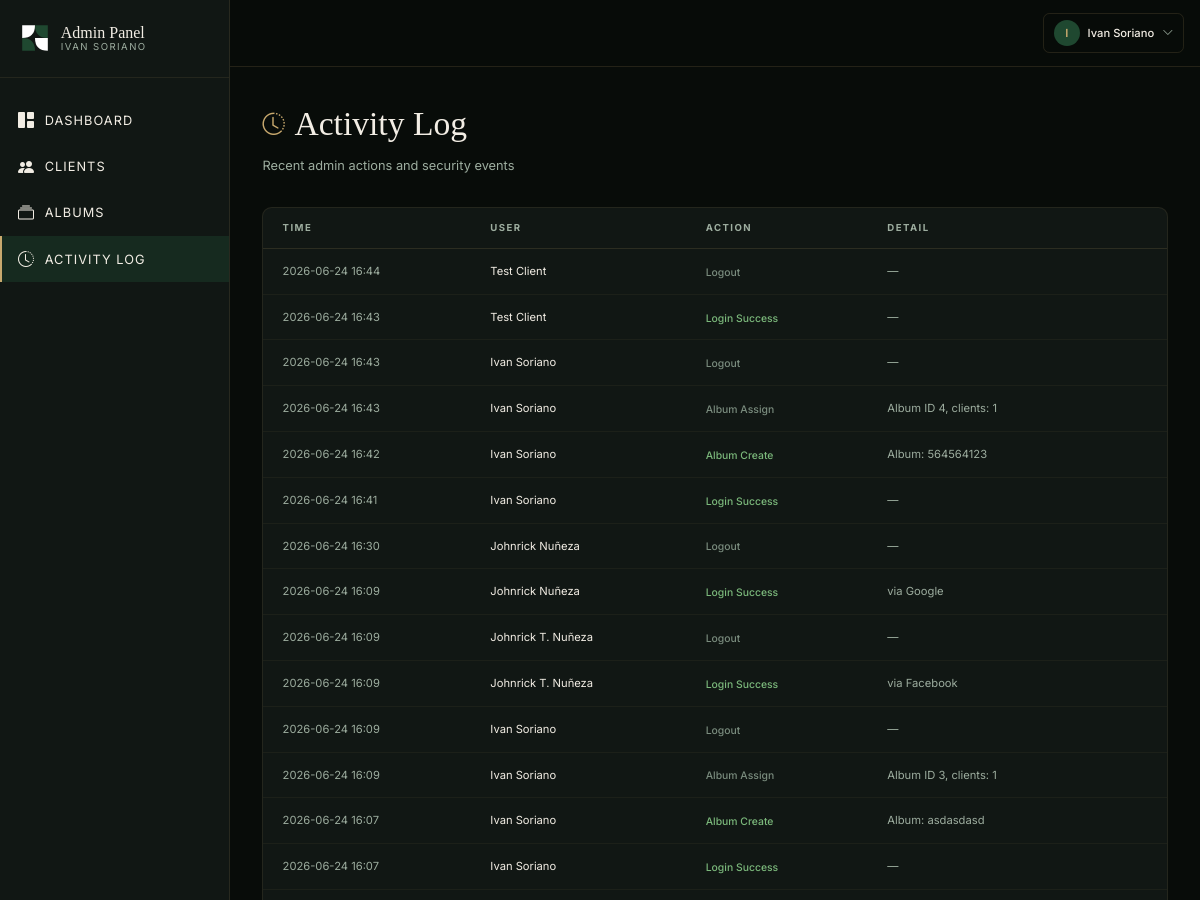
Before: /admin/logs (signed in, upper part) with the older database file.
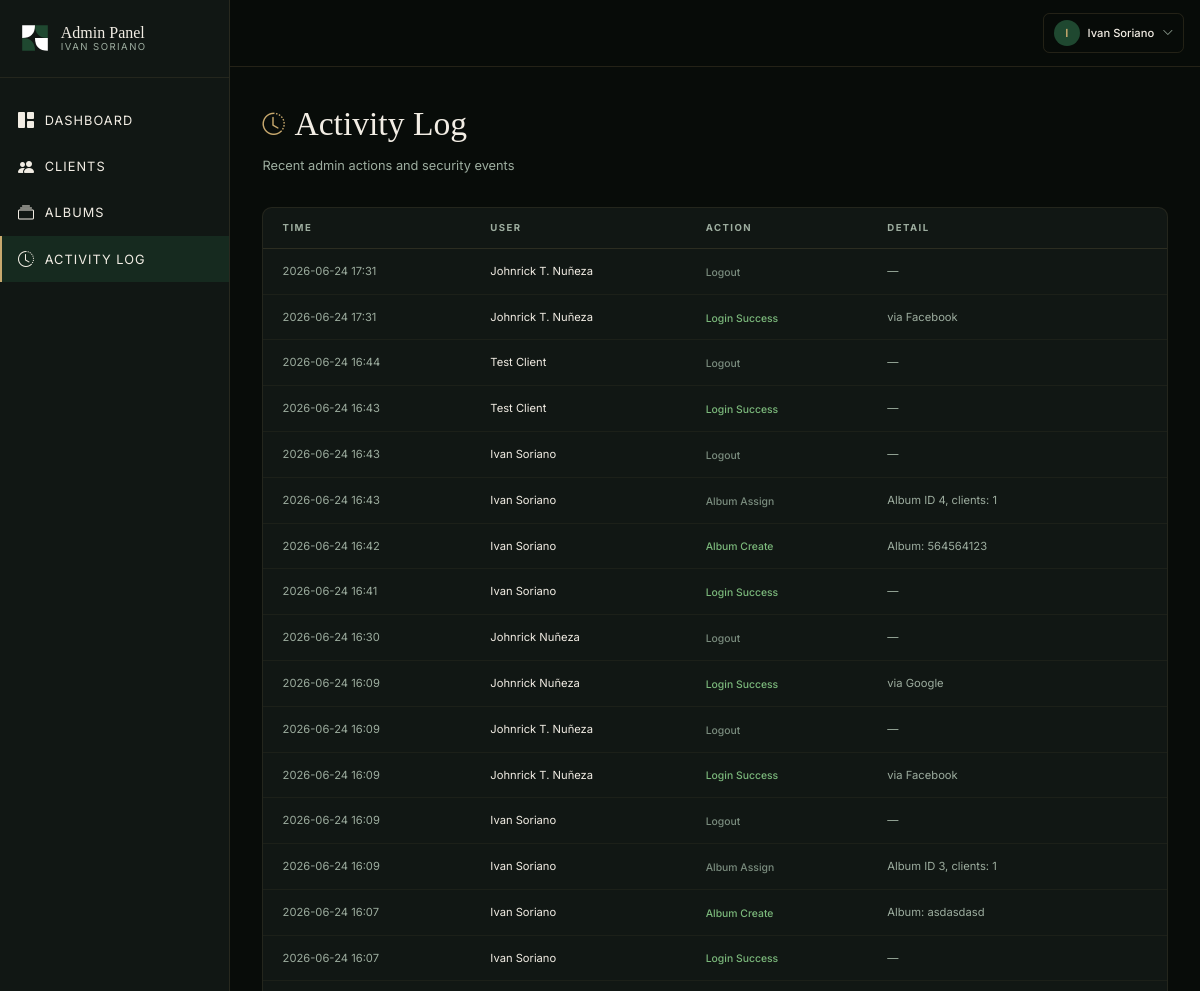
After: the same page with the newer database file.
### models.py (models this page shows, shortened)
class User(UserMixin, db.Model):
    __tablename__ = "users"
    id = db.Column(db.Integer, primary_key=True)
    email = db.Column(db.String(120), unique=True, nullable=False)
    password_hash = db.Column(db.String(256), nullable=True)
    role = db.Column(db.String(20), nullable=False, default="client")  # 'admin' or 'client'
    name = db.Column(db.String(100), nullable=False, default="")
    created_at = db.Column(db.DateTime, default=datetime.utcnow)
    failed_login_count = db.Column(db.Integer, default=0)
    locked_until = db.Column(db.DateTime, nullable=True)
    oauth_provider = db.Column(db.String(20), nullable=True)  # 'facebook', 'google', or None
    assignments = db.relationship("PhotoAssignment", backref="client", foreign_keys="PhotoAssignment.client_id", cascade="all, delete-orphan")
    @property
    def is_admin(self):
        return self.role == "admin"

class AdminLog(db.Model):
    __tablename__ = "admin_logs"
    id = db.Column(db.Integer, primary_key=True)
    user_id = db.Column(db.Integer, db.ForeignKey("users.id"), nullable=True)
    action = db.Column(db.String(100), nullable=False)
    detail = db.Column(db.Text, nullable=True)
    created_at = db.Column(db.DateTime, default=datetime.utcnow)
    user = db.relationship("User", foreign_keys=[user_id])

### admin.py (the view)
@admin_bp.route("/logs")
@admin_required
def logs():
    page = request.args.get("page", 1, type=int)
    per_page = 50
    pagination = AdminLog.query.order_by(AdminLog.created_at.desc()).paginate(
        page=page, per_page=per_page, error_out=False
    )
    return render_template("admin/logs.html", logs=pagination.items, pagination=pagination)

### admin.py (called while the page is built)
def admin_required(f):
    @wraps(f)
    @login_required
    def decorated(*args, **kwargs):
        if not current_user.is_admin:
            return redirect(url_for("client.gallery"))
        return f(*args, **kwargs)
    return decorated

### app.py (called while the page is built)
@login_manager.user_loader
def load_user(user_id):
    return User.query.get(int(user_id))

### templates/admin/logs.html (shortened to what this page needs)
{% extends "admin/base.html" %}
{% block content %}
<div class="admin-animate">
  <div class="mb-10">
    <div class="flex items-center gap-3 mb-2">
      <i class="bi bi-clock-history" style="font-size: 28px; color: var(--isp-gold);"></i>
      <h1 style="font-family: var(--font-display); color: var(--isp-cream); font-size: 42px; font-weight: 300;">Activity Log</h1>
    </div>
    <p style="color: var(--isp-text-muted); font-size: 16px;">Recent admin actions and security events</p>
  </div>
  <div class="rounded-xl overflow-hidden" style="background-color: var(--isp-bg-card); border: 1px solid rgba(200,169,110,0.1);">
    <table class="w-full">
      <thead>
        <tr style="border-bottom: 1px solid rgba(200,169,110,0.15);">
          <th class="text-left px-6 py-4 uppercase" style="font-size: 12px; letter-spacing: 0.15em; color: var(--isp-text-muted);">Time</th>
          <th class="text-left px-6 py-4 uppercase" style="font-size: 12px; letter-spacing: 0.15em; color: var(--isp-text-muted);">User</th>
          <th class="text-left px-6 py-4 uppercase" style="font-size: 12px; letter-spacing: 0.15em; color: var(--isp-text-muted);">Action</th>
          <th class="text-left px-6 py-4 uppercase" style="font-size: 12px; letter-spacing: 0.15em; color: var(--isp-text-muted);">Detail</th>
        </tr>
      </thead>
      <tbody>
        {% for log in logs %}
        <tr style="border-bottom: 1px solid rgba(200,169,110,0.06);">
          <td class="px-6 py-4" style="color: var(--isp-text-muted); font-size: 14px; white-space: nowrap;">
            {{ log.created_at.strftime('%Y-%m-%d %H:%M') }}
          </td>
          <td class="px-6 py-4" style="color: var(--isp-cream); font-size: 14px;">
            {{ log.user.name if log.user else 'System' }}
          </td>
          <td class="px-6 py-4">
            <span style="font-size: 13px; font-weight: 500; color: {{ action_colors.get(log.action, '#C8A96E') }};">
              {{ log.action.replace('_', ' ').title() }}
            </span>
          </td>
          <td class="px-6 py-4" style="color: var(--isp-text-muted); font-size: 14px;">
            {{ log.detail or '—' }}
          </td>
        </tr>
        {% else %}
        <tr>
          <td colspan="4" class="px-6 py-12 text-center" style="color: var(--isp-text-muted); font-size: 15px;">
            No activity logged yet.
          </td>
        </tr>
        {% endfor %}
      </tbody>
    </table>
  </div>
</div>
{% endblock %}

### templates/admin/base.html (shortened to what this page needs)
<!DOCTYPE html>
<html lang="en">
<head>
  <script src="https://cdn.tailwindcss.com"></script>
  <link rel="stylesheet" href="https://cdn.jsdelivr.net/npm/bootstrap-icons@1.11.3/font/bootstrap-icons.min.css">
  <link rel="stylesheet" href="{{ url_for('static', filename='css/styles.css') }}" />
</head>
<body style="background-color: var(--isp-bg); font-family: var(--font-body); min-height: 100vh;">
  <div class="flex items-stretch" style="min-height: 125vh;">
    <aside class="fixed lg:sticky inset-y-0 left-0 w-72 z-50 flex flex-col transition-transform duration-300 -translate-x-full lg:translate-x-0"
      id="admin-sidebar"
      style="background-color: var(--isp-bg-card); border-right: 1px solid rgba(200,169,110,0.12);">
      <div class="px-6 py-7" style="border-bottom: 1px solid rgba(200,169,110,0.1);">
        <a href="/admin/dashboard" class="flex items-center gap-3">
          <svg width="40" height="40" viewBox="0 0 100 100" fill="none" xmlns="http://www.w3.org/2000/svg">
            <path d="M10 10 H50 Q50 50 10 50 Z" fill="white" />
            <path d="M50 10 H90 V50 Q50 50 50 10 Z" fill="#1F4830" />
            <path d="M10 50 Q50 50 50 90 H10 Z" fill="#1F4830" />
            <path d="M50 50 Q50 90 90 90 V50 Z" fill="white" />
          </svg>
          <div class="flex flex-col leading-none">
            <span style="font-family: var(--font-display); color: var(--isp-cream); font-size: 20px; font-weight: 400;">
              Admin Panel
            </span>
            <span style="font-family: var(--font-body); color: var(--isp-text-muted); font-size: 12px; letter-spacing: 0.15em; text-transform: uppercase; margin-top: 2px;">
              Ivan Soriano
            </span>
          </div>
        </a>
      </div>
      <nav class="flex-1 py-6 overflow-y-auto">
        <a href="/admin/dashboard" class="admin-nav-link" style="color: var(--isp-cream);">
          <i class="bi bi-grid-1x2-fill" style="font-size: 20px;"></i> Dashboard
        </a>
        <a href="/admin/clients" class="admin-nav-link" style="color: var(--isp-cream);">
          <i class="bi bi-people-fill" style="font-size: 20px;"></i> Clients
        </a>
        <a href="/admin/albums" class="admin-nav-link" style="color: var(--isp-cream);">
          <i class="bi bi-collection" style="font-size: 20px;"></i> Albums
        </a>
        <a href="/admin/logs" class="admin-nav-link" style="color: var(--isp-cream);">
          <i class="bi bi-clock-history" style="font-size: 20px;"></i> Activity Log
        </a>
      </nav>
    </aside>
    <div class="flex-1 min-w-0" style="min-height: 125vh;">
      <header class="sticky top-0 z-30 flex items-center justify-between px-5 py-4"
        style="background-color: rgba(8,12,9,0.92); backdrop-filter: blur(12px); border-bottom: 1px solid rgba(200,169,110,0.15);">
        <div class="relative">
          <button onclick="toggleUserMenu()" class="flex items-center gap-2.5 px-3 py-2 rounded-lg transition-all hover:bg-isp-green" style="border: 1px solid rgba(200,169,110,0.15);">
            <div class="w-8 h-8 rounded-full flex items-center justify-center" style="background-color: var(--isp-green); color: var(--isp-gold); font-size: 14px; font-weight: 600;">
              {{ current_user.name[0] if current_user.name else 'A' }}
            </div>
            <span class="hidden sm:inline" style="color: var(--isp-cream); font-size: 14px; font-weight: 500;">{{ current_user.name }}</span>
            <i class="bi bi-chevron-down" style="font-size: 14px; color: var(--isp-text-muted);"></i>
          </button>
        </div>
      </header>
      <main class="px-6 lg:px-10 py-10">
        {% block content %}{% endblock %}
      </main>
    </div>
  </div>
</body>
</html>

### static/css/styles.css (style rules this page uses)
body { zoom: 0.8; }
:root { --isp-green: #1F4830; --isp-green-light: #2D5A3D; --isp-green-dark: #152E20; --isp-cream: #F2EDE4; --isp-gold: #C8A96E; --isp-bg: #080C09; --isp-bg-card: #111714; --isp-bg-section: #0D120F; --isp-text-muted: #9DAD9F; --font-display: 'Cormorant Garamond', Georgia, serif; --font-body: 'Inter', system-ui, sans-serif; }
* { margin: 0; padding: 0; box-sizing: border-box; }
html, body { height: 100%; }
body { background-color: var(--isp-bg); font-family: var(--font-body); color: var(--isp-cream); -webkit-font-smoothing: antialiased; -moz-osx-font-smoothing: grayscale; }
html { scroll-behavior: smooth; }

### templates/admin/base.html (style rules this page uses)
.admin-nav-link { display: flex; align-items: center; gap: 12px; padding: 14px 20px; font-size: 16px; letter-spacing: 0.08em; text-transform: uppercase; transition: all 0.3s ease; border-left: 3px solid transparent; }
.admin-nav-link.active { background-color: rgba(31,72,48,0.4); border-left-color: var(--isp-gold); color: var(--isp-gold); }
.admin-animate { animation: fadeInUp 0.5s ease-out; }

Changed rows visible on the page:
added AdminLog: created_at "2026-06-24 17:31", user "Johnrick T. Nuñeza", action.replace "Logout", detail "—"
added AdminLog: created_at "2026-06-24 17:31", user "Johnrick T. Nuñeza", action.replace "Login Success", detail "via Facebook"
